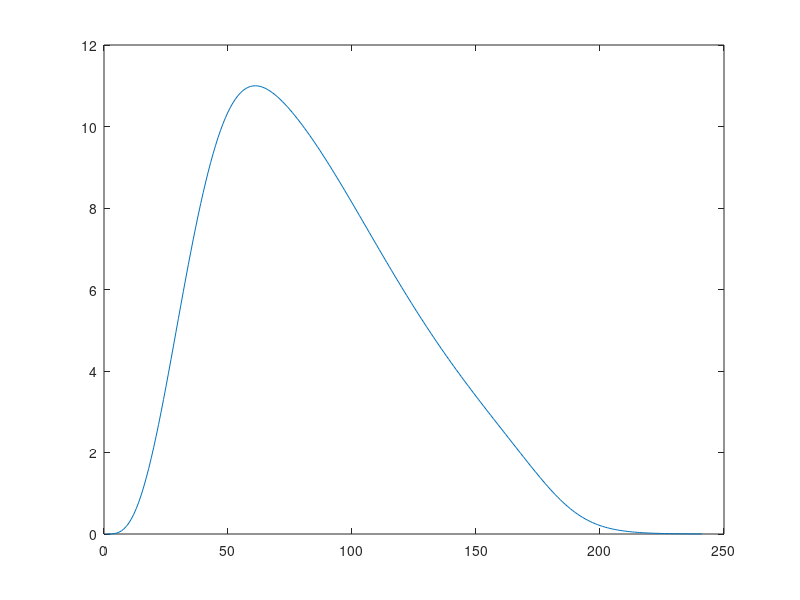

Write MATLAB code to recreate this figure.
% 尝试绘制六参数模型曲线。实现方式已修改无误
clc; clear; close all;

% 六参数，除Dmax外的五个参数单位均为ms
Thc = 30;
Tc = 60;
Thr = 125;
Ttw = 240;
Tlead = 0;
Dmax = 11;

t = 0:Ttw;

% 6PTM模型
e = exp(1);
c1 = log(2)*Tc / (Thc - Tc + Tc*log(Tc/Thc));
c2 = log(2)*Tc / (Thr - Tc + Tc*log(Tc/Thr));
P1 = (t - Tlead) / Tc;
P2 = 1 + exp(2*e*(P1-1));
P3 = (t - 0.5*(Ttw+Thr)) / (Ttw-Thr);
f1 = Dmax * (P1.^c1 .* exp(c1-c1*P1) + (P2-1) .* P1.^c2 .* exp(c2-c2*P1));
f2 = P2 + P2.*exp(4*e*(P3));
F = f1 ./ f2;

figure;
plot(F);

